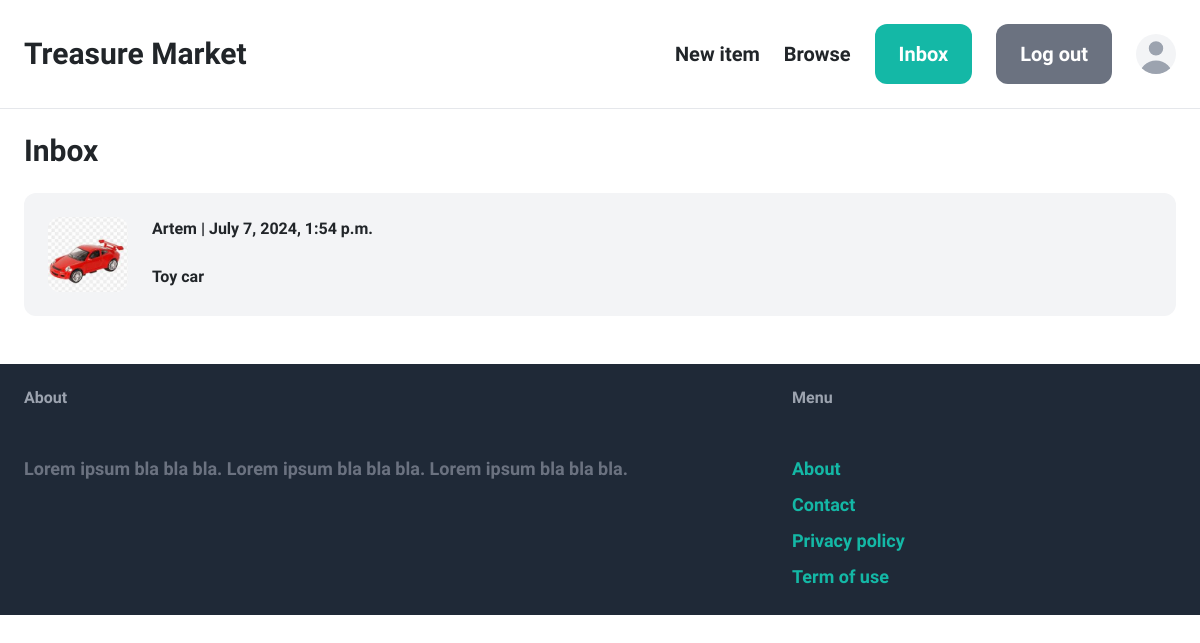
The page /inbox/ (signed in) on the database its author committed.
### conversation/models.py (models this page shows)
class Conversation(models.Model):
    item = models.ForeignKey(Item, related_name='conversation', on_delete=models.CASCADE)
    members = models.ManyToManyField(User, related_name='conversation')
    created_at = models.DateTimeField(auto_now_add=True)
    modified_at = models.DateTimeField(auto_now=True)
    class Meta:
        ordering = ('-modified_at',)

### items/models.py (models this page shows, shortened)
class Item(models.Model):
    category = models.ForeignKey(Category, related_name='items', on_delete=models.CASCADE)
    name = models.CharField(max_length=255)
    description = models.TextField(blank=True, null=True)
    price =  models.FloatField()
    image = models.ImageField(upload_to='items_images', blank=True, null=True)
    is_sold = models.BooleanField(default=False)
    created_by = models.ForeignKey(User, related_name='items', on_delete=models.CASCADE)
    created_at =  models.DateTimeField(auto_now_add=True)

### conversation/views.py (the view)
# urls.py: path('', views.inbox, name='inbox'),
@login_required
def inbox(request):
    conversations = Conversation.objects.filter(members__in=[request.user.id])
    return render(request, 'conversation/inbox.html', {
        'conversations': conversations
    })

### conversation/templates/conversation/inbox.html (shortened to what this page needs)
{% extends 'core/base.html' %}
{% block content %}
<h1 class="mb-6 text-3xl">Inbox</h1>
<div class="space-y-6">
    {% for conversation in conversations %}
        <a href="{% url 'conversation:detail' conversation.id %}">
            <div class="p-6 flex bg-gray-100 rounded-xl">
                <div class="pr-6">
                    <img src="{{ conversation.item.image.url }}" class="w-20 rounded-xl">
                </div>
                <div>
                    {% for member in conversation.members.all %}
                        {% if member != request.user %}
                            <p class="mb-4"><strong>{{ member.username }}</strong> | {{ conversation.modified_at }}</p>
                            <p>{{ conversation.item.name }}</p>
                        {% endif %}
                    {% endfor %}
                </div>
            </div>
        </a>
    {% endfor %}
</div>
{% endblock %}

### rows shown on the page
Conversation: item.image (picture), modified_at "July 7, 2024, 1:54 p.m.", item.name "Toy car"

### other values the page prints
{{ member.username }} "Artem"
